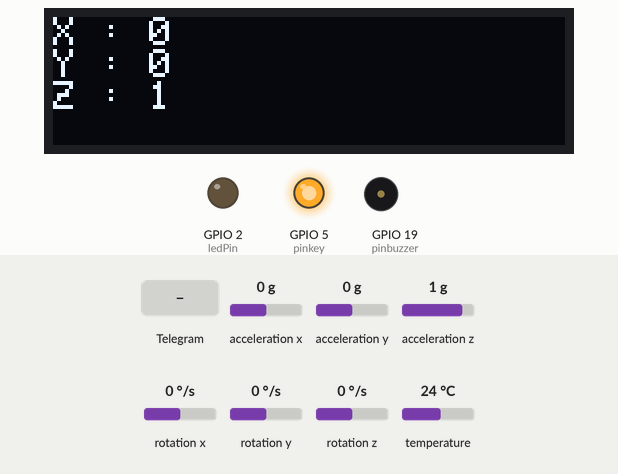
This sketch was run on a simulated ESP8266 (NodeMCU). On the bench: 128×32 one-colour display, output pins drawn as LEDs (lit = HIGH), buzzer (waves = sounding, pin HIGH). The test bench sets the inputs (shaded band); at power-on: acceleration x 0 g, acceleration y 0 g, acceleration z 1 g, rotation x 0 °/s, rotation y 0 °/s, rotation z 0 °/s, temperature 24 °C. WiFi joins after 1.5 s; servers stay silent unless stated; the display library's start-up logo is not drawn; the local clock reads 2024-03-15 10:24:30 at power-on unless the sketch sets it; what the sketch prints to the serial monitor is not drawn.

Above: at 4.2 s.
4.3 s: acceleration x set to -1.1 g
At 4.9 s:
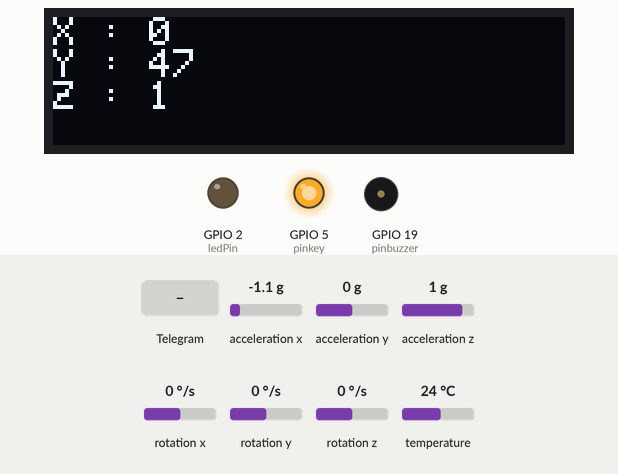
5.9 s: acceleration x set to -1.4 g
At 7.5 s:
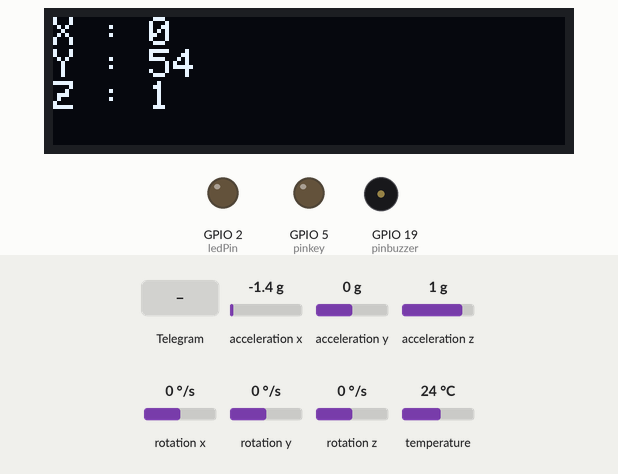
7.8 s: Telegram message "/led_on" received
At 9.4 s:
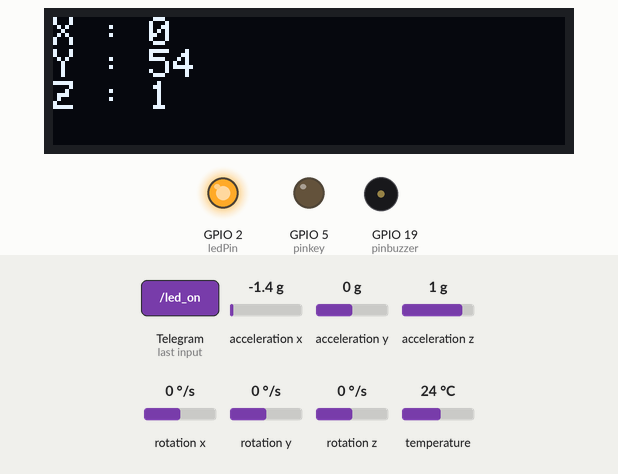
9.7 s: acceleration y set to -0.4 g
At 11.0 s:
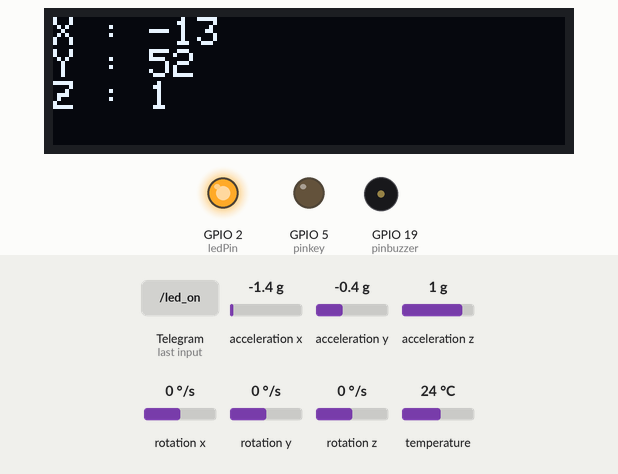
11.6 s: acceleration y set to -0.7 g
At 13.2 s:
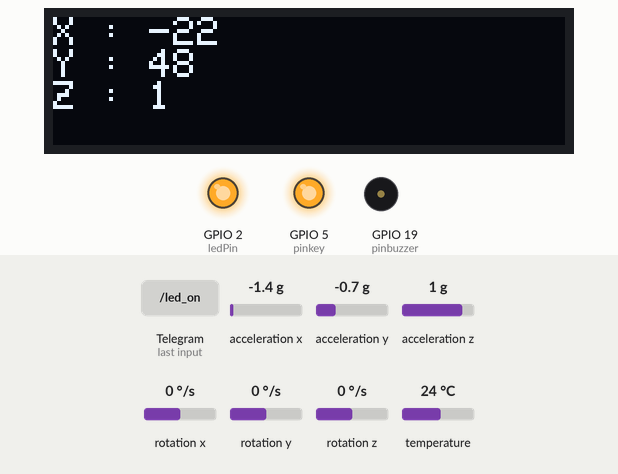
13.5 s: Telegram message "/led_off" received
At 14.5 s:
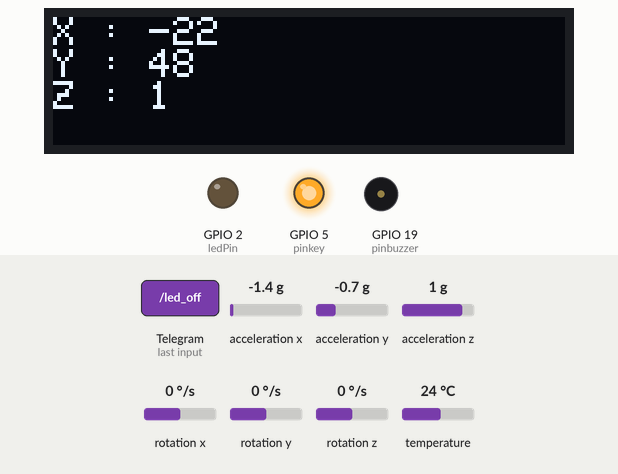
Timing chart, 0 to 16.5 s (numbered marks = the images above; inputs shaded):
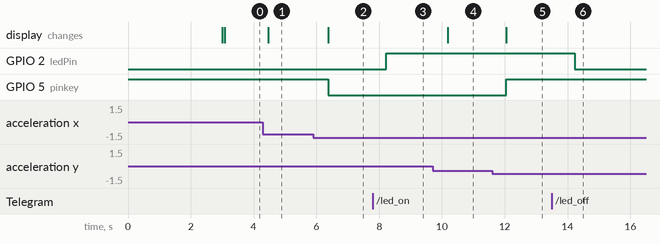

The sketch:

telegram_oled_dab_gyro_dan_relay.ino
```cpp
#ifdef ESP32
  #include <WiFi.h>
#else
  #include <ESP8266WiFi.h>
#endif
#include <WiFiClientSecure.h>
#include <UniversalTelegramBot.h>   // Universal Telegram Bot Library written by Brian Lough: https://github.com/witnessmenow/Universal-Arduino-Telegram-Bot
#include <ArduinoJson.h>

#include <SPI.h>
#include <Wire.h>
#include <Adafruit_GFX.h>
#include <Adafruit_SSD1306.h>

#include "Wire.h"
#include <MPU6050_light.h>


// Replace with your network credentials
const char* ssid = "qwer";
const char* password = "qwerty12";

// Initialize Telegram BOT

String BOTtoken = "6288715492:AAHRQbsym6em-_LWRmebCLShLk8VQ6-8Y8M";   // your Bot Token (Get from Botfather)
String CHAT_ID = "5401629065";


MPU6050 mpu(Wire);

int gyrox,gyroy,gyroz;
unsigned long timer = 0;
int pinkey= 5;
int pinbuzzer = 19;
int statuskemiringan, sgiro=1; //sgiro=1 gyro aktif

#define SCREEN_WIDTH 128 // OLED display width, in pixels
#define SCREEN_HEIGHT 32 // OLED display height, in pixels
#define OLED_RESET     -1 // Reset pin # (or -1 if sharing Arduino reset pin)
#define SCREEN_ADDRESS 0x3C ///< See datasheet for Address; 0x3D for 128x64, 0x3C for 128x32
Adafruit_SSD1306 display(SCREEN_WIDTH, SCREEN_HEIGHT, &Wire, OLED_RESET);


#ifdef ESP8266
  X509List cert(TELEGRAM_CERTIFICATE_ROOT);
#endif

WiFiClientSecure client;
UniversalTelegramBot bot(BOTtoken, client);

// Checks for new messages every 1 second.
int botRequestDelay = 1000;
unsigned long lastTimeBotRan;

const int ledPin = 2;
bool ledState = LOW;

// Handle what happens when you receive new messages
void handleNewMessages(int numNewMessages) {
  Serial.println("handleNewMessages");
  Serial.println(String(numNewMessages));

  for (int i=0; i<numNewMessages; i++) {
    // Chat id of the requester
    String chat_id = String(bot.messages[i].chat_id);
    if (chat_id != CHAT_ID){
      bot.sendMessage(chat_id, "Unauthorized user", "");
      continue;
    }

    // Print the received message
    String text = bot.messages[i].text;
    Serial.println(text);

    String from_name = bot.messages[i].from_name;

    if (text == "/start") {
      String welcome = "Welcome, " + from_name + ".\n";
      welcome += "Use the following commands to control your outputs.\n\n";
      welcome += "/led_on to turn GPIO ON \n";
      welcome += "/led_off to turn GPIO OFF \n";
      welcome += "/state to request current GPIO state \n";
      bot.sendMessage(chat_id, welcome, "");
    }

    if (text == "/led_on") {
      bot.sendMessage(chat_id, "LED state set to ON", "");
      ledState = HIGH;
      digitalWrite(ledPin, ledState);
    }

    if (text == "/led_off") {
      bot.sendMessage(chat_id, "LED state set to OFF", "");
      ledState = LOW;
      digitalWrite(ledPin, ledState);
    }

    if (text == "SOS") {
 String welcome = "SOS is HERE.\n\n";
      welcome += "matikan mesin? \n";
      welcome += "/machin_off \n";
      bot.sendMessage(chat_id, welcome, "");
      sgiro=0;
         }
    if (text == "/machin_off") {
 String welcome = "SOS is HERE.\n\n";
      welcome += "hidupkan mesin? \n";
      welcome += "/machin_on \n";
      bot.sendMessage(chat_id, welcome, "");
         digitalWrite(pinkey, 0);
         sgiro=0;
    }
    if (text == "/machin_on") {
 String welcome = "SOS in HERE.\n\n";
      welcome += "MESIN HIDUP!!.\n\n";
      bot.sendMessage(chat_id, welcome, "");

         sgiro=1;
         digitalWrite(pinkey, 1);
    }
    if (text == "/state") {
      if (digitalRead(ledPin)){
        bot.sendMessage(chat_id, "LED is ON", "");
      }
      else{
        bot.sendMessage(chat_id, "LED is OFF", "");
      }
    }
  }
}

void setup() {
  Serial.begin(115200);
  Wire.begin();
 pinMode(pinkey, OUTPUT);
 pinMode(pinbuzzer, OUTPUT);
 digitalWrite(pinkey, 1);
  #ifdef ESP8266
    configTime(0, 0, "pool.ntp.org");      // get UTC time via NTP
    client.setTrustAnchors(&cert); // Add root certificate for api.telegram.org
  #endif

  pinMode(ledPin, OUTPUT);
  digitalWrite(ledPin, ledState);

  // Connect to Wi-Fi
  WiFi.mode(WIFI_STA);
  WiFi.begin(ssid, password);
  #ifdef ESP32
    client.setCACert(TELEGRAM_CERTIFICATE_ROOT); // Add root certificate for api.telegram.org
  #endif
  while (WiFi.status() != WL_CONNECTED) {
    delay(1000);
    Serial.println("Connecting to WiFi..");
  }
  // Print ESP32 Local IP Address
  Serial.println(WiFi.localIP());


  byte status = mpu.begin();
  Serial.print(F("MPU6050 status: "));
  Serial.println(status);
  while(status!=0){ } // stop everything if could not connect to MPU6050

  Serial.println(F("Calculating offsets, do not move MPU6050"));
  delay(1000);
//  mpu.calcOffsets(true,true); // HANYA DIGUNAKAN SAAT KALIBRASI AJA GUYS!!
  Serial.println("Done!\n");

    if(!display.begin(SSD1306_SWITCHCAPVCC, 0x3C)) {
    Serial.println(F("SSD1306 allocation failed"));
    for(;;); // Don't proceed, loop forever
  }
  Serial.println("1");

  // Show initial display buffer contents on the screen --
  // the library initializes this with an Adafruit splash screen.
  display.display();


  display.clearDisplay();

  display.setTextSize(2);             // Normal 1:1 pixel scale
  display.setTextColor(SSD1306_WHITE);        // Draw white text
  display.setCursor(5,5);             // Start at top-left corner
  display.println(F("HAI BAGUS"));
  display.display();
  Serial.println("test oke");

}

void loop() {

readsensor();
tampilan();
kontrol();
 delay(200);


  if (millis() > lastTimeBotRan + botRequestDelay)  {
    int numNewMessages = bot.getUpdates(bot.last_message_received + 1);

    while(numNewMessages) {
      Serial.println("got response");
      handleNewMessages(numNewMessages);
      numNewMessages = bot.getUpdates(bot.last_message_received + 1);
    }
    lastTimeBotRan = millis();
  }


 if(statuskemiringan==1){

     String welcome = "BAHAYA, \n";
      welcome += " MOTOR RUBUH NIH KECELAKAAN\n";
      bot.sendMessage(CHAT_ID, welcome, "");
      statuskemiringan=0;
 }

}

void readsensor(){
 mpu.update();
  if(millis() - timer > 1000){ // print data every second
    Serial.print(F("TEMPERATURE: "));Serial.println(mpu.getTemp());
    Serial.print(F("ACCELERO  X: "));Serial.print(mpu.getAccX());
    Serial.print("\tY: ");Serial.print(mpu.getAccY());
    Serial.print("\tZ: ");Serial.println(mpu.getAccZ());

    Serial.print(F("GYRO      X: "));Serial.print(mpu.getGyroX());
    Serial.print("\tY: ");Serial.print(mpu.getGyroY());
    Serial.print("\tZ: ");Serial.println(mpu.getGyroZ());

    Serial.print(F("ACC ANGLE X: "));Serial.print(mpu.getAccAngleX());
    Serial.print("\tY: ");Serial.println(mpu.getAccAngleY());

    Serial.print(F("ANGLE     X: "));Serial.print(mpu.getAngleX());
    Serial.print("\tY: ");Serial.print(mpu.getAngleY());
    Serial.print("\tZ: ");Serial.println(mpu.getAngleZ());
    Serial.println(F("=====================================================\n"));
    timer = millis();
  }
gyrox = mpu.getAccAngleX();
gyroy = mpu.getAccAngleY();
gyroz = mpu.getAccZ();
}

void tampilan(){
    display.clearDisplay();

  display.setTextSize(1);             // Normal 1:1 pixel scale
  display.setTextColor(SSD1306_WHITE);        // Draw white text
  display.setCursor(0,0);             // Start at top-left corner
  display.print(F("X : "));         // Start at top-left corner
  display.print(gyrox, DEC);
  display.setCursor(0,8);             // Start at top-left corner
  display.print(F("Y : "));        // Start at top-left corner
  display.print(gyroy, DEC);
  display.setCursor(0,16);             // Start at top-left corner
  display.print(F("Z : "));        // Start at top-left corner
  display.print(gyroz, DEC);
  display.display();
  Serial.println("test oke");
}

void kontrol(){
  if(sgiro==1){

  if(gyroy>50 or gyroy<-50){
    digitalWrite(pinkey, 0);
    Serial.println("terlalu miring");
    statuskemiringan=1;
  }
  else {
    digitalWrite(pinkey, 1);
    Serial.println("sudah lurus");
  }
  }
}
```

Measured:
- the behaviour switches between -1.2 and -1.3 g on acceleration x (found by bisection; images 1 and 2)
- the behaviour switches between -0.5 and -0.6 g on acceleration y (found by bisection; images 4 and 5)
- after the input at 4.3 s, the display: changes after 0.17 s (image 1)
- after the input at 5.9 s, GPIO 5 (pinkey): HIGH → LOW after 0.48 s; the display: changes after 0.48 s (image 2)
- after the input at 7.8 s, GPIO 2 (ledPin): LOW → HIGH after 0.42 s
- after the input at 9.7 s, the display: changes after 0.49 s (image 4)
- after the input at 11.6 s, GPIO 5 (pinkey): LOW → HIGH after 0.45 s; the display: changes after 0.45 s (image 5)
- after the input at 13.5 s, GPIO 2 (ledPin): HIGH → LOW after 0.74 s
